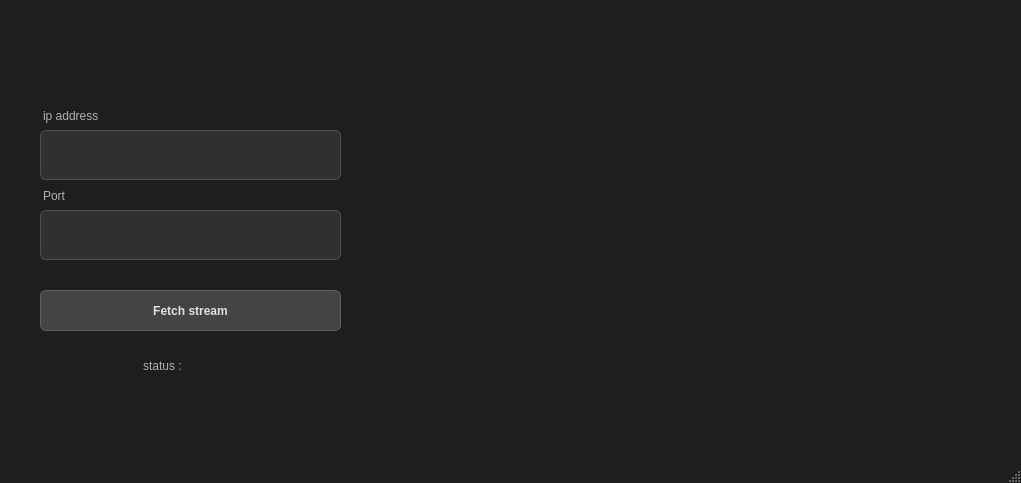
<?xml version="1.0" encoding="UTF-8"?>
<ui version="4.0">
 <class>MainWindow</class>
 <widget class="QMainWindow" name="MainWindow">
  <property name="geometry">
   <rect>
    <x>0</x>
    <y>0</y>
    <width>1021</width>
    <height>483</height>
   </rect>
  </property>
  <property name="windowTitle">
   <string>MainWindow</string>
  </property>
  <property name="styleSheet">
   <string notr="true">/* mainwindow_dark_elegant.qss */

QMainWindow {
    background-color: #1e1e1e; /* Very dark almost black background for the main window */
    font-family: &quot;Segoe UI&quot;, &quot;Helvetica Neue&quot;, Arial, sans-serif; /* Modern, clean font */
    font-size: 14px;
    color: #e0e0e0; /* Light gray for general text */
    border-radius: 12px; /* Overall rounded corners for the main window itself (if borderless) */
}

/* Header/Title Area (if you have one, e.g., a custom title bar or QLabel) */
QLabel#headerTitleLabel { /* Assuming you have a QLabel for &quot;Live Camera Output&quot; */
    color: #f0f0f0; /* Brighter white for titles */
    font-size: 20px;
    font-weight: 600; /* Semi-bold */
    padding-left: 20px;
    padding-top: 15px;
    padding-bottom: 10px;
}

/* Style for QLabels (e.g., &quot;IP Address&quot;, &quot;Port Number&quot;) */
QLabel {
    color: #b0b0b0; /* Softer light gray for input labels */
    font-weight: 400; /* Regular font weight */
    padding: 5px 0px; /* Padding for spacing */
}

/* Style for QLineEdits (text boxes) */
QLineEdit {
    background-color: #303030; /* Dark gray background for input fields */
    border: 1px solid #505050; /* Subtle dark border */
    border-radius: 6px; /* Slightly more rounded than the previous iteration */
    padding: 10px 12px; /* Generous padding inside the text box */
    color: #e0e0e0; /* Light text color */
    selection-background-color: #007bff; /* A clean blue for selection */
    selection-color: #ffffff;
    min-height: 28px; /* Ensure a minimum height for consistency */
}

QLineEdit:focus {
    border: 1px solid #007bff; /* Blue border on focus for a subtle highlight */
    background-color: #383838; /* Slightly lighter on focus */
    outline: none;
}

/* Style for QPushButton (&quot;Fetch Stream&quot;) */
QPushButton {
    background-color: #444444; /* Dark gray for the button */
    color: #e0e0e0; /* Light text */
    border: 1px solid #606060; /* A visible but subtle border */
    border-radius: 6px; /* Rounded corners matching text boxes */
    padding: 10px 25px; /* Generous padding */
    font-weight: 500; /* Medium weight */
    min-width: 120px; /* Ensure a good minimum width */
    icon-size: 20px 20px; /* If you add an icon */
}

QPushButton:hover {
    background-color: #555555; /* Slightly lighter gray on hover */
    border: 1px solid #707070;
}

QPushButton:pressed {
    background-color: #333333; /* Darker when pressed */
    border: 1px solid #505050;
    padding-top: 11px; /* Slight push effect */
    padding-bottom: 9px;
}

/* Style for the camera output display area (the large dark rectangle) */
#cameraOutputLabel { /* Make sure this matches the objectName of your camera display widget */
    background-color: #282828; /* Darker background for the display area */
    border: 1px solid #404040; /* Subtle border */
    border-radius: 8px; /* Rounded corners for the display area */
    margin: 15px 0px 0px 20px; /* Adjusted margins for spacing from left panel */
    color: #aaaaaa; /* Lighter gray for any placeholder text */
    qproperty-alignment: AlignCenter;
    /* Consider using a QFrame with a QVBoxLayout inside if you're loading
       actual video, then apply this style to the QFrame's objectName */
}

/* The left panel area (containing inputs and button) */
#leftPanelWidget { /* Assuming you group your inputs and button into a QWidget named 'leftPanelWidget' */
    background-color: #282828; /* A shade darker than the main window background */
    border-radius: 10px; /* Slightly rounded corners for the panel */
    padding: 20px; /* Internal padding */
}

/* Top-left back button or icon (if you have one) */
QPushButton#backButton { /* Assuming a QPushButton with objectName 'backButton' */
    background-color: transparent; /* No background */
    border: none;
    color: #e0e0e0; /* Light icon color */
    font-size: 24px; /* Adjust if using text for an arrow */
    padding: 5px;
    margin-top: 10px;
    margin-left: 10px;
}
QPushButton#backButton:hover {
    background-color: #3a3a3a; /* Subtle hover effect */
    border-radius: 5px;
}</string>
  </property>
  <widget class="QWidget" name="centralwidget">
   <widget class="QLabel" name="label">
    <property name="geometry">
     <rect>
      <x>40</x>
      <y>100</y>
      <width>281</width>
      <height>31</height>
     </rect>
    </property>
    <property name="text">
     <string>ip address</string>
    </property>
   </widget>
   <widget class="QPushButton" name="fetchstream">
    <property name="geometry">
     <rect>
      <x>40</x>
      <y>290</y>
      <width>301</width>
      <height>41</height>
     </rect>
    </property>
    <property name="text">
     <string>Fetch stream</string>
    </property>
   </widget>
   <widget class="QLabel" name="status">
    <property name="geometry">
     <rect>
      <x>140</x>
      <y>350</y>
      <width>111</width>
      <height>31</height>
     </rect>
    </property>
    <property name="text">
     <string>status :</string>
    </property>
   </widget>
   <widget class="QLabel" name="label_3">
    <property name="geometry">
     <rect>
      <x>40</x>
      <y>180</y>
      <width>281</width>
      <height>31</height>
     </rect>
    </property>
    <property name="text">
     <string>Port</string>
    </property>
   </widget>
   <widget class="QLineEdit" name="ipaddress">
    <property name="geometry">
     <rect>
      <x>40</x>
      <y>130</y>
      <width>301</width>
      <height>50</height>
     </rect>
    </property>
    <property name="styleSheet">
     <string notr="true">&lt;?xml version=&quot;1.0&quot; encoding=&quot;UTF-8&quot;?&gt;
&lt;ui version=&quot;4.0&quot;&gt;
 &lt;widget name=&quot;__qt_fake_top_level&quot;&gt;
  &lt;widget class=&quot;QLineEdit&quot; name=&quot;ipaddress&quot;&gt;
   &lt;property name=&quot;geometry&quot;&gt;
    &lt;rect&gt;
     &lt;x&gt;40&lt;/x&gt;
     &lt;y&gt;130&lt;/y&gt;
     &lt;width&gt;301&lt;/width&gt;
     &lt;height&gt;50&lt;/height&gt;
    &lt;/rect&gt;
   &lt;/property&gt;
  &lt;/widget&gt;
 &lt;/widget&gt;
 &lt;resources/&gt;
&lt;/ui&gt;
</string>
    </property>
   </widget>
   <widget class="QLineEdit" name="port">
    <property name="geometry">
     <rect>
      <x>40</x>
      <y>210</y>
      <width>301</width>
      <height>50</height>
     </rect>
    </property>
   </widget>
   <widget class="QLabel" name="camera">
    <property name="geometry">
     <rect>
      <x>450</x>
      <y>40</y>
      <width>491</width>
      <height>351</height>
     </rect>
    </property>
    <property name="text">
     <string/>
    </property>
   </widget>
  </widget>
  <widget class="QMenuBar" name="menubar">
   <property name="geometry">
    <rect>
     <x>0</x>
     <y>0</y>
     <width>1021</width>
     <height>22</height>
    </rect>
   </property>
  </widget>
  <widget class="QStatusBar" name="statusbar"/>
 </widget>
 <resources/>
 <connections/>
</ui>
